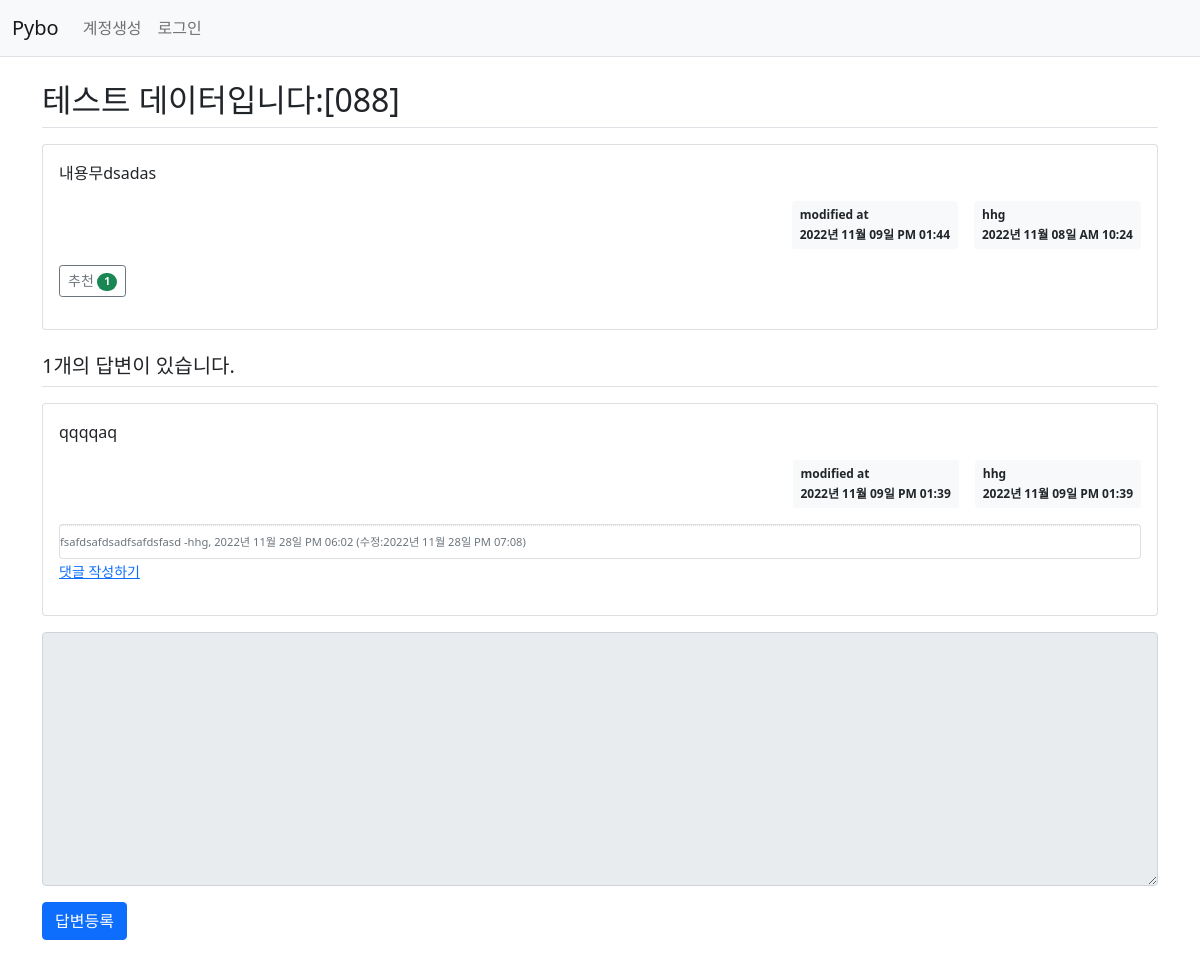
The page /question/detail/94/ on the database its author committed.
### pybo/models.py (models this page shows)
class Question(db.Model):
    id = db.Column(db.Integer, primary_key=True)
    subject = db.Column(db.String(200), nullable=False)
    content = db.Column(db.Text(), nullable=False)
    create_date = db.Column(db.DateTime(), nullable=False)
    user_id = db.Column(db.Integer, db.ForeignKey('user.id', ondelete='CASCADE'), nullable=False)
    user = db.relationship('User', backref=db.backref('question_set'))
    modify_date = db.Column(db.DateTime(), nullable=True)
    voter = db.relationship('User', secondary=question_voter, backref=db.backref('question_voter_set'))

class User(db.Model):
    id = db.Column(db.Integer, primary_key=True)
    username = db.Column(db.String(150), unique=True, nullable=False)
    password = db.Column(db.String(200), nullable=False)
    email = db.Column(db.String(120), unique=True, nullable=False)

class Answer(db.Model):
    id = db.Column(db.Integer, primary_key=True)
    question_id = db.Column(db.Integer, db.ForeignKey('question.id', ondelete='CASCADE'))
    question = db.relationship('Question', backref=db.backref('answer_set'))
    content = db.Column(db.Text(), nullable=False)
    create_date = db.Column(db.DateTime(), nullable=False)
    user_id = db.Column(db.Integer, db.ForeignKey('user.id', ondelete='CASCADE'), nullable=False)
    user = db.relationship('User', backref=db.backref('answer_set'))
    modify_date = db.Column(db.DateTime(), nullable=True)
    voter = db.relationship('User', secondary=answer_voter, backref=db.backref('answer_voter_set'))

class Comment(db.Model):
    id = db.Column(db.Integer, primary_key=True)
    ip = db.Column(db.Text, unique=False, nullable=True)
    content = db.Column(db.Text(), nullable=False)
    create_date = db.Column(db.DateTime(), nullable=False)
    modify_date = db.Column(db.DateTime(), nullable=True)
    question_id = db.Column(db.Integer, db.ForeignKey('question.id', ondelete='CASCADE'))
    question = db.relationship('Question', backref=db.backref('comment_set'))
    user = db.relationship('User', backref=db.backref('comment_set'))
    user_id = db.Column(db.Integer, db.ForeignKey('user.id', ondelete='CASCADE'), nullable=False)
    answer_id = db.Column(db.Integer, db.ForeignKey('answer.id', ondelete='CASCADE'))
    answer = db.relationship('Answer', backref=db.backref('comment_set'))

### pybo/views/question_views.py (the view)
@bp.route('/detail/<int:question_id>/')
def detail(question_id):
    form = AnswerForm()
    question = Question.query.get_or_404(question_id)
    page = request.args.get('page', type=int, default=1)  # 페이지
    answer_list = Question.query.join(Answer)
    answer_list = answer_list.paginate(page=page, per_page=5)
    return render_template('question/question_detail.html', question=question, form=form, answer_list=answer_list)

### pybo/forms.py
class AnswerForm(FlaskForm):
    content = TextAreaField('내용', validators=[DataRequired('내용은 필수입력 항목입니다.')])

### pybo/filter.py (called while the page is built)
def format_datetime(value, fmt='%Y년 %m월 %d일 %p %I:%M'):
    return value.strftime(fmt)

### pybo/views/auth_views.py (called while the page is built)
@bp.before_app_request
def load_logged_in_user():
    user_id = session.get('user_id')
    if user_id is None:
        g.user = None
    else:
        g.user = User.query.get(user_id)

### pybo/templates/question/question_detail.html (shortened to what this page needs)
{% extends 'base.html' %}
{% block content %}
<div class="container my-3">
    <h2 class="border-bottom py-2">{{ question.subject }}</h2>
    <div class="card my-3">
        <div class="card-body">
            <div class="card-text" >{{ question.content|markdown }}</div>
            <div class="d-flex justify-content-end">
                {% if question.modify_date %}
                <div class="badge bg-light text-dark p-2 text-start mx-3">
                    <div class="mb-2">modified at</div>
                    <div>{{ question.modify_date|datetime }}</div>
                </div>
                {% endif %}
                <div class="badge bg-light text-dark p-2 text-start">
                    <div class="mb-2">{{ question.user.username }}</div>
                    <div>{{ question.create_date|datetime }}</div>
                </div>
            </div>
            <div class="my-3">
                <a href="javascript:void(0)" data-uri="{{ url_for('question.vote', question_id=question.id) }}"
                   class="recommend btn btn-sm btn-outline-secondary"> 추천
                    <span class="badge rounded-pill bg-success">{{ question.voter|length }}</span>
                </a>
            </div>
        </div>
    </div>
    <h5 class="border-bottom my-3 py-2">{{ question.answer_set|length }}개의 답변이 있습니다.</h5>
    {% for answer in question.answer_set %}
    <div class="card my-3">
        <div class="card-body">
            <div class="card-text" >{{ answer.content |markdown }}</div>
            <div class="d-flex justify-content-end">
                {% if answer.modify_date %}
                <div class="badge bg-light text-dark p-2 text-start mx-3">
                    <div class="mb-2">modified at</div>
                    <div>{{ answer.modify_date|datetime }}</div>
                </div>
                {% endif %}
                <div class="badge bg-light text-dark p-2 text-start">
                  <div class="mb-2">{{ answer.user.username }}</div>
                  <div>{{ answer.create_date|datetime }}</div>
              </div>
            </div>
            <div class="my-3">
                {% if question.modify_date %}
                <div class="card mt-3">
                {% for comment in question.comment_set %}
                    <div class="comment py-2 text-muted">
                        <span style="white-space: pre-line;">{{ comment.content }}</span>
                        <span>
                            -{{ comment.user.username }}, {{ comment.create_date|datetime }}
                            {%if comment.modify_date %}
                            (수정:{{ comment.modify_date|datetime }})
                            {% endif %}
                        </span>
                    </div>
                {% endfor %}
                </div>
                {% endif %}
                <div>
                    <a href="{{ url_for('comment.create_comment', question_id=question.id) }}" class="small">댓글 작성하기</a>
                </div>
        </div>
    </div>
    {% endfor %}
    </div>
    <form action="{{ url_for('answer.create', question_id=question.id) }}" method="post" class="my-3">
        <div class="mb-3">
            <textarea {% if not g.user %}disabled{% endif %} name="content" id="content" class="form-control" rows="10"></textarea>
        </div>
        <input type="submit" value="답변등록" class="btn btn-primary">
    </form>
</div>
{% endblock %}

### pybo/static/style.css (style rules this page uses)
.comment { border-top:dotted 1px #ddd; font-size:0.7em; }

### rows shown on the page
Question: subject "테스트 데이터입니다:[088]", content "내용무dsadas", modify_date "2022년 11월 09일 PM 01:44", create_date "2022년 11월 08일 AM 10:24"
User: user.username "hhg"
Answer: content "qqqqaq", modify_date "2022년 11월 09일 PM 01:39", user.username "hhg", create_date "2022년 11월 09일 PM 01:39"
Comment: content "fsafdsafdsadfsafdsfasd", user.username "hhg", create_date "2022년 11월 28일 PM 06:02", modify_date "2022년 11월 28일 PM 07:08"

### other values the page prints
{{ question.voter|length }} "1"
{{ question.answer_set|length }} "1"
